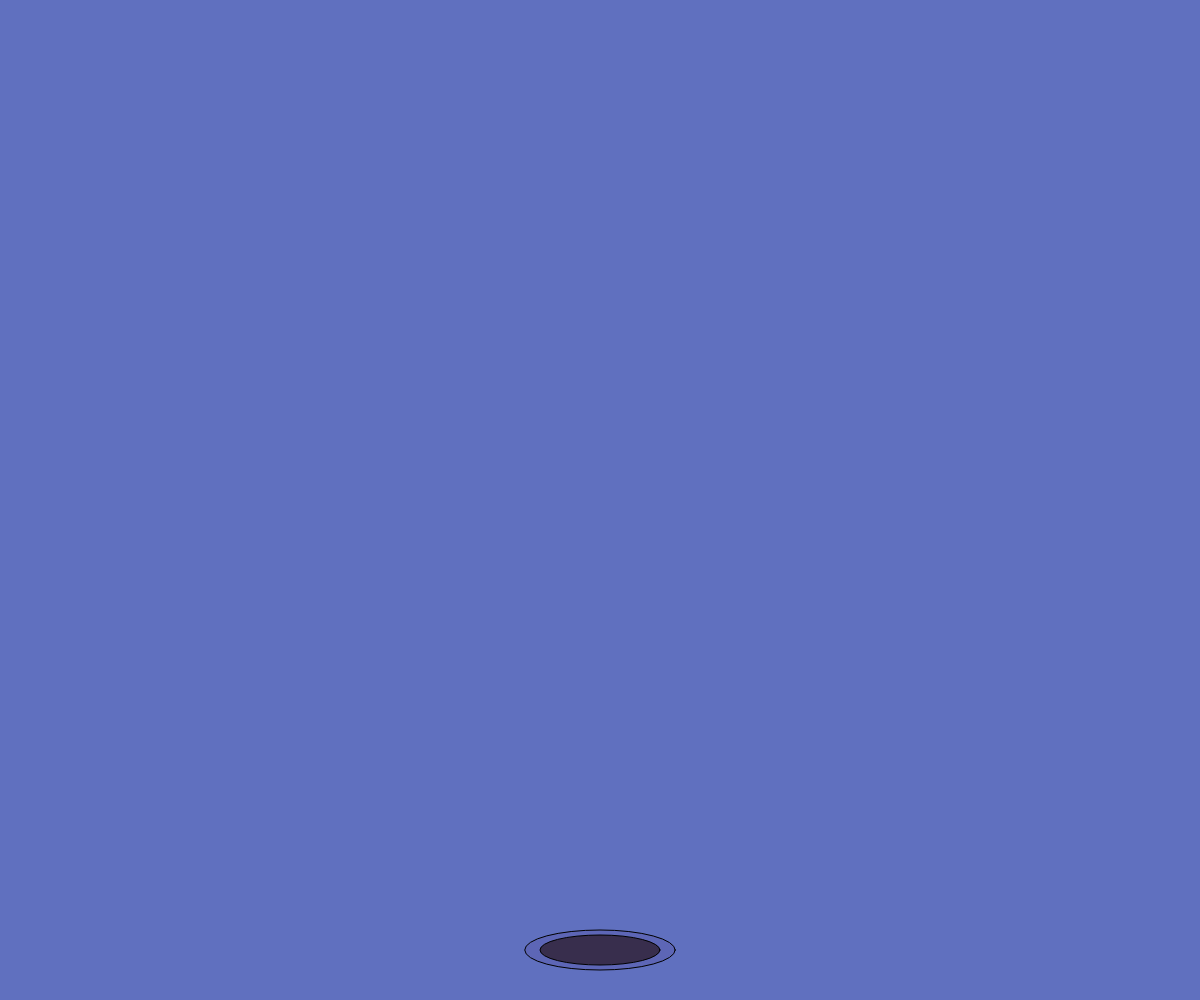
Frame 1 (no input)
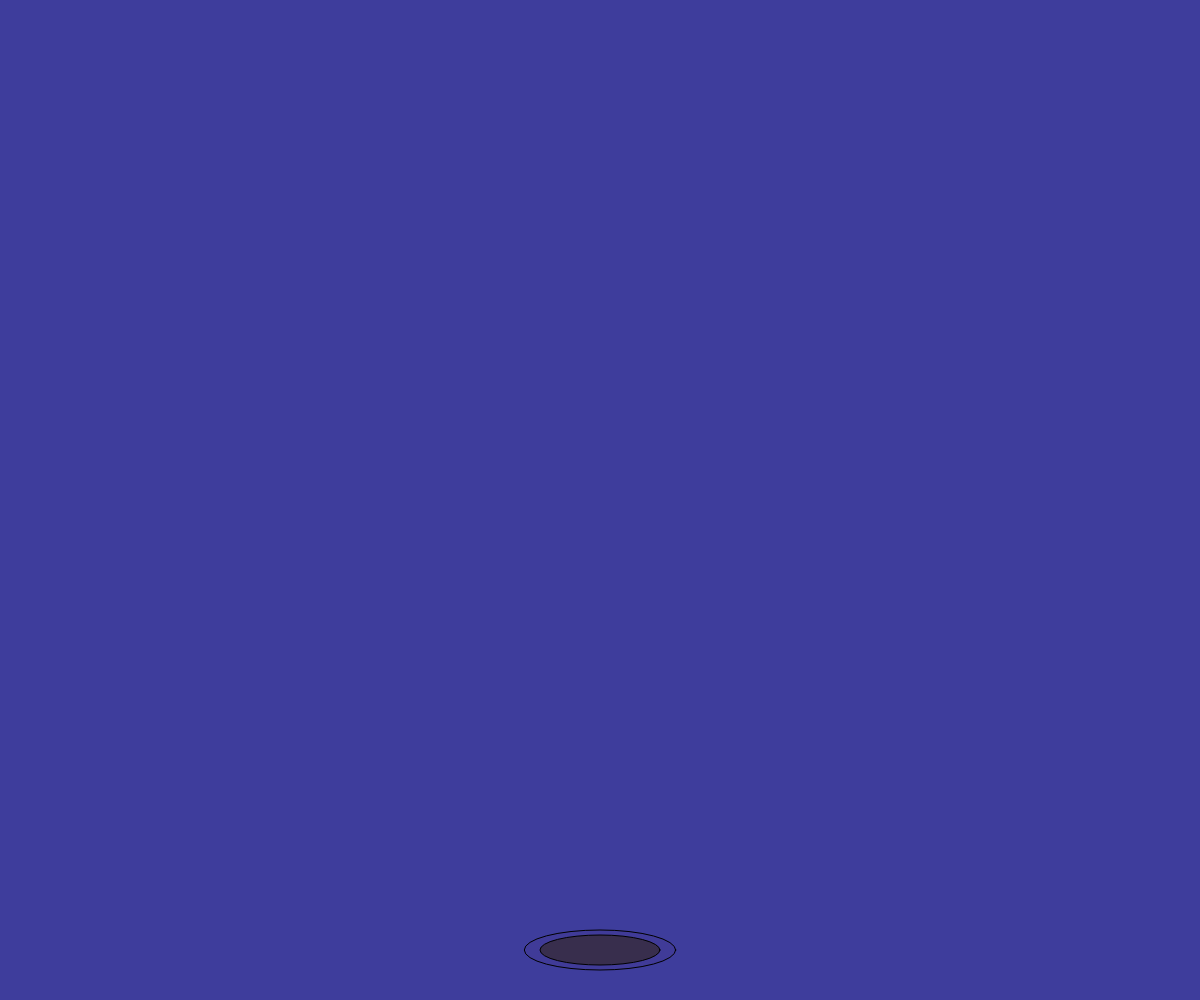
Frame 60 (no input)
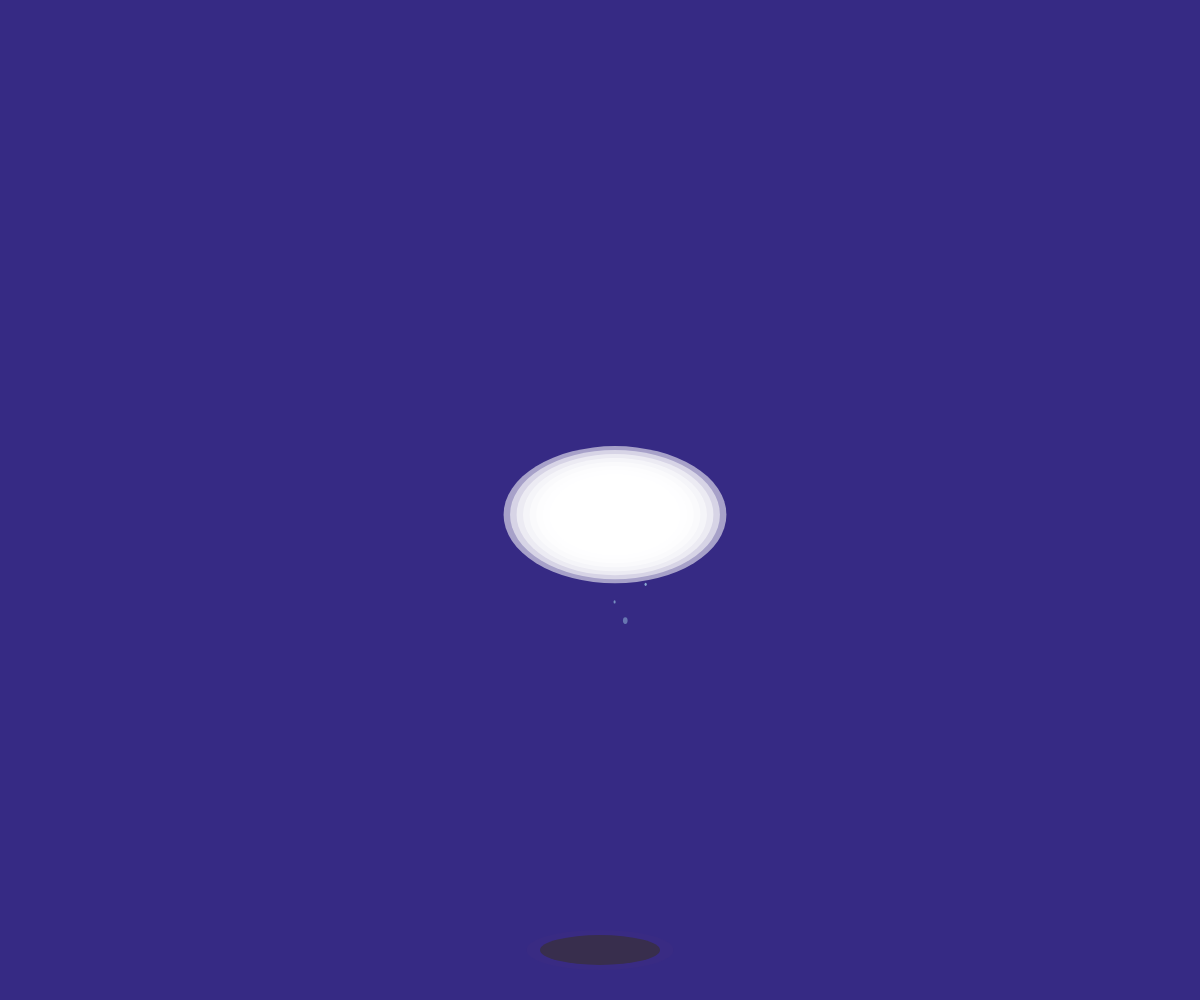
Frame 120 (the mouse pressed at the canvas centre since frame 60)

The p5.js sketch that drew these frames (run headless with seeded random() and noise() and a simulated clock; from frame 60 on, the mouse is pressed at the canvas centre):

// p5.js sketch
// ── sketch.js
let clouds = [];
let holeY;
let timeOfDay = 0;

function setup() {
  createCanvas(windowWidth, windowHeight);
  holeY = height - 50;
  colorMode(HSB, 360, 100, 100, 1);
}

function draw() {
  drawBackground();
  drawHole();

  for (let i = clouds.length - 1; i >= 0; i--) {
    let cloud = clouds[i];
    cloud.drift();
    cloud.drip();
    cloud.display();

    if (cloud.isGone()) {
      clouds.splice(i, 1);
    }
  }
}

function drawBackground() {
  let morningColor = color(210, 30, 100);
  let eveningColor = color(250, 70, 50);
  let transition = map(sin(timeOfDay), -1, 1, 0, 1);
  let skyColor = lerpColor(morningColor, eveningColor, transition);
  background(skyColor);
  timeOfDay += 0.01;
}

function drawHole() {
  fill(260, 60, 50, 0.15);
  ellipse(width / 2, holeY, 150 + sin(frameCount * 0.05) * 10, 40);
  fill(260, 40, 30);
  ellipse(width / 2, holeY, 120, 30);
}

class Cloud {
  constructor(x, y) {
    this.x = x;
    this.y = y;
    this.size = random(100, 200);
    this.opacity = random(0.5, 0.8);
    this.dripParticles = [];
    this.wind = random(0.1, 0.3);
  }

  drift() {
    this.y += random(0.1, 0.4);
    this.x += this.wind;
  }

  drip() {
    if (frameCount % 20 === 0) {
      this.dripParticles.push({
        x: this.x + random(-this.size / 4, this.size / 4),
        y: this.y + this.size * 0.4,
        opacity: 200,
        size: random(2, 5)
      });
    }
    for (let i = this.dripParticles.length - 1; i >= 0; i--) {
      let drip = this.dripParticles[i];
      drip.y += random(0.8, 1.5);
      drip.opacity -= 2;
      if (drip.opacity <= 0) {
        this.dripParticles.splice(i, 1);
      }
    }
  }

  display() {
    for (let r = this.size; r > 0; r -= 10) {
      let interColor = color(0, 0, 100, this.opacity - (this.size - r) * 0.0015);
      fill(interColor);
      noStroke();
      ellipse(this.x, this.y, r * 1.3, r * 0.8);
    }

    for (let drip of this.dripParticles) {
      fill(200, 30, 90, drip.opacity / 255);
      ellipse(drip.x, drip.y, drip.size, drip.size * 1.5);
    }
  }

  isGone() {
    return this.opacity <= 0 || this.y > holeY + 30;
  }
}

function mousePressed() {
  clouds.push(new Cloud(mouseX, mouseY));
}

function windowResized() {
  resizeCanvas(windowWidth, windowHeight);
}
